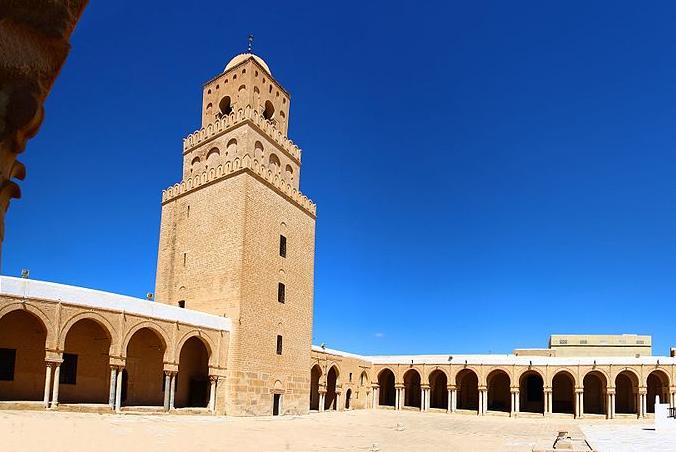
#> input picture Image_Stitching/img/panorama1_1.jpg, 676 x 452 px; its folder holds only this picture in this run
$ python -i trackmousecallbck.py   (imports and definitions only)
#> lines starting #> are read from the running program, lines starting #| are printed output that depends on the picture
import cv2
ORANGE={'min':(),'max':()}
PINK={'min':(),'max':()}
'''
Orange_min_dx=0
Orange_max_dx=0
Pink_min_dx=0
Pink_max_dx=0
'''


def bot__Det(image):
    global ORANGE,orange,PINK,pink
    img=copy(image)
    #new_img=copy(newimg)
    height, width, channels = img.shape
    new_img=np.ones((height,width,channels), np.uint8)
    HSV = cv2.cvtColor(img, cv2.COLOR_BGR2HSV)


    orange_part=cv2.inRange(HSV,orange['min'],orange['max'])
    pink_part=cv2.inRange(HSV,pink['min'],pink['max'])

    new_img=cv2.add(pink,orange)

    return new_img


def change():
 global ORANGE,orange,PINK,pink
 TrackbarPos = cv2.getTrackbarPos('Orangemin', WindowName)
 orange['min'][0]=ORANGE['min'][0]+TrackbarPos

 TrackbarPos = cv2.getTrackbarPos('Orangemax', WindowName)
 orange['max'][0]=ORANGE['max'][0]+TrackbarPos

 TrackbarPos = cv2.getTrackbarPos('Pinkmin', WindowName)
 pink['min'][0]=PINK['min'][0]+TrackbarPos

 TrackbarPos = cv2.getTrackbarPos('Pinkmax', WindowName)
 pink['max'][0]=PINK['max'][0]+TrackbarPos

'''
cv2.createTrackbar('Orangemin','orange',Orange_min_dx,orange_min_MAX,orange_change)
cv2.createTrackbar('Orangemax','orange',Orange_max_dx,orange_max_MAX,orange_change)
cv2.createTrackbar('Pinkmin','orange',Pink_min_dx,orange_min_MAX,Pink_change)
cv2.createTrackbar('Pinkmin','orange',Pink_max_dx,orange_max_MAX,Pink_change)
'''
# [4 lines not run here, left out]

>>> import cv2
>>> picture = cv2.imread('Image_Stitching/img/panorama1_1.jpg', cv2.IMREAD_GRAYSCALE)
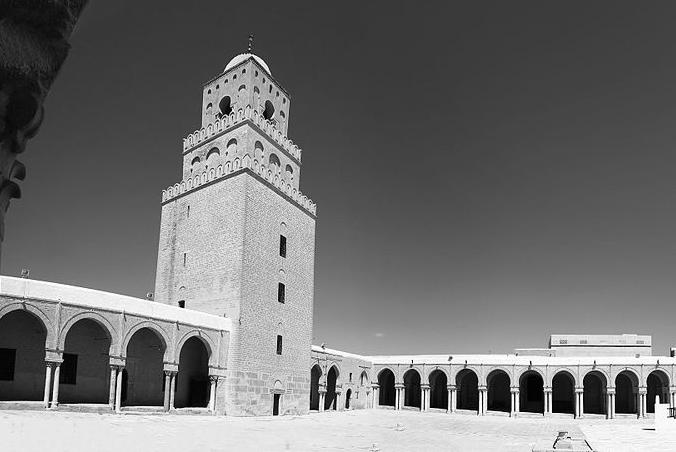
#> picture: shape (452, 676); min 0, max 255, mean 112.9
#> (the run stopped early here; a loop or call above may not have finished)

$ run again, on Image_Stitching/img/panorama1_2.jpg
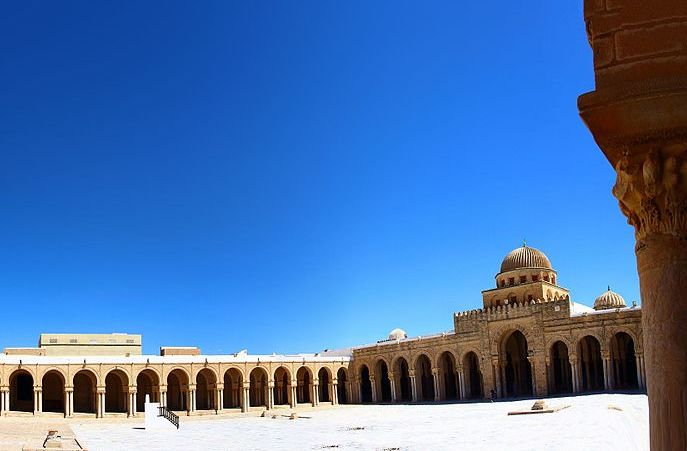
#> input picture Image_Stitching/img/panorama1_2.jpg, 687 x 451 px
#> `picture = cv2.imread('Image_Stitching/img/panorama1_1.jpg', cv2.IMREAD..`:
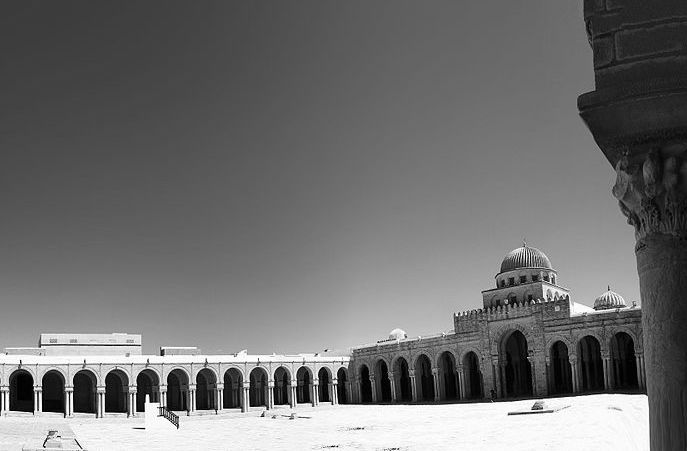
#> picture: shape (451, 687); min 0, max 255, mean 111.9

$ run again, on Image_Stitching/img/panorama2_1.jpg
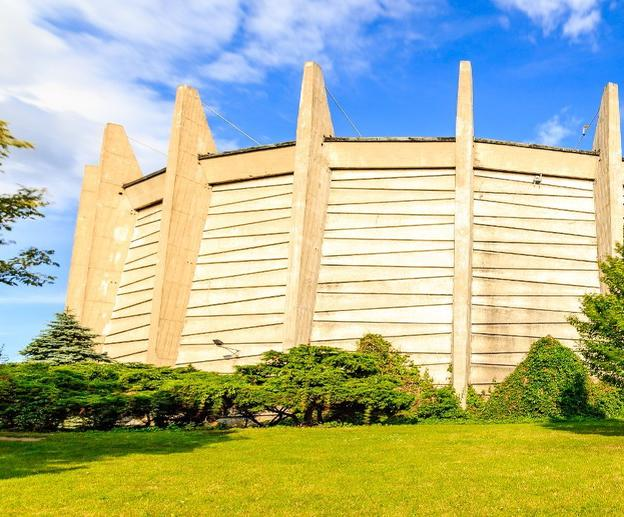
#> input picture Image_Stitching/img/panorama2_1.jpg, 624 x 517 px
#> `picture = cv2.imread('Image_Stitching/img/panorama1_1.jpg', cv2.IMREAD..`:
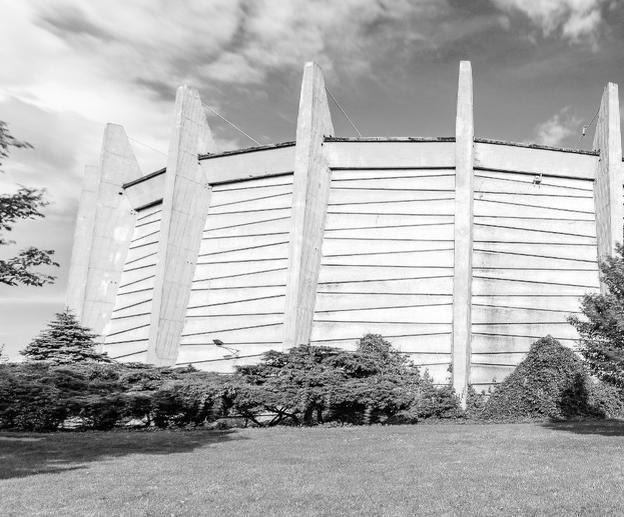
#> picture: shape (517, 624); min 0, max 255, mean 177.2

$ run again, on Image_Stitching/img/panorama2_2.jpg
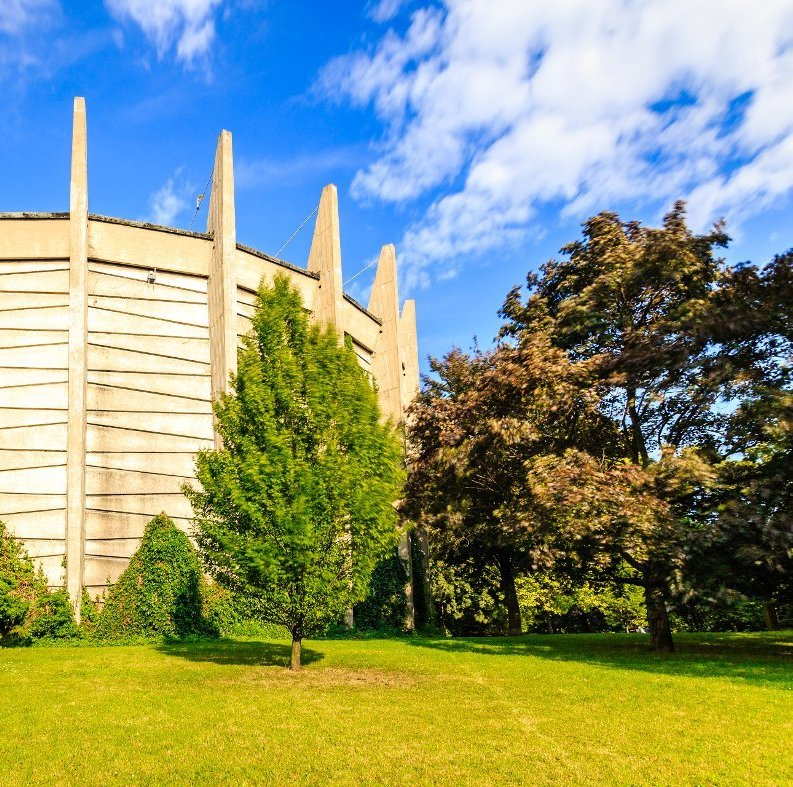
#> input picture Image_Stitching/img/panorama2_2.jpg, 793 x 787 px
#> `picture = cv2.imread('Image_Stitching/img/panorama1_1.jpg', cv2.IMREAD..`:
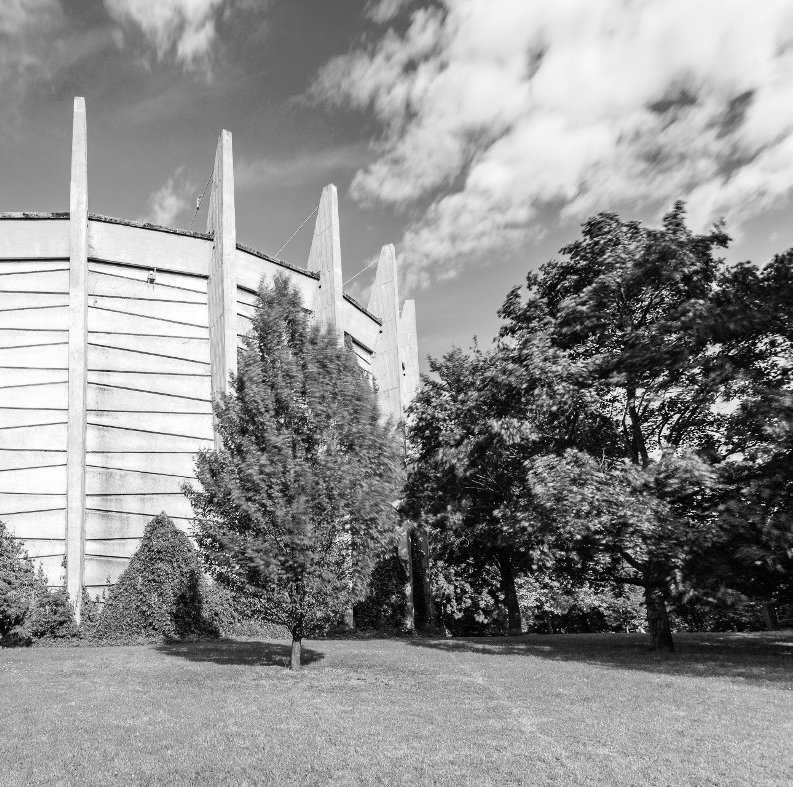
#> picture: shape (787, 793); min 0, max 255, mean 143.8
